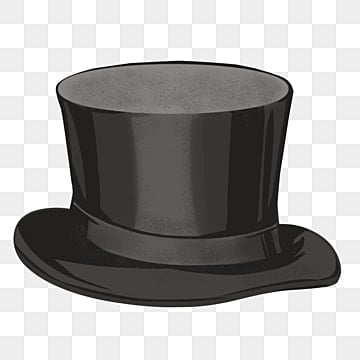
#> input picture AmazonCloneResources/hat.jpg, 360 x 360 px
$ python virtual_dressing_room.py
#> lines starting #> are read from the running program, lines starting #| are printed output that depends on the picture
import cv2
import numpy as np

# Load the virtual hat, shirt, and pant images
hat = cv2.imread('hat.jpg', -1)
#> hat is the input picture: shape (360, 360, 3); mean B, G, R 164.2, 165.4, 166.7
shirt = cv2.imread('shirt.png', -1)
pant = cv2.imread('pant.png', -1)
# Load the face cascade for face detection
face_cascade = cv2.CascadeClassifier(cv2.data.haarcascades + 'haarcascade_frontalface_default.xml')
upper_cascade = cv2.CascadeClassifier(cv2.data.haarcascades + 'haarcascade_upperbody.xml')
lower_cascade = cv2.CascadeClassifier(cv2.data.haarcascades + 'haarcascade_lowerbody.xml')

def overlay_image(background, overlay, x, y, h_target):
    h, w = overlay.shape[0:2]

    # Resize the overlay image to match the target height
    scale_factor = h_target / h
    overlay = cv2.resize(overlay, (int(w * scale_factor), int(h_target)))

    # If the overlay image has an alpha channel, use it
    if overlay.shape[2] == 4:
        alpha = overlay[:, :, 3] / 255.0
        for c in range(0, 3):
            background[y:y+h_target, x:x+overlay.shape[1], c] = (
                (1 - alpha) * background[y:y+h_target, x:x+overlay.shape[1], c] +
                alpha * overlay[:, :, c]
            )
    else:
        # If no alpha channel, simply overlay the RGB channels onto the background
        background[y:y+h_target, x:x+overlay.shape[1], 0:3] = overlay[:, :, 0:3]

# Open the camera
cap = cv2.VideoCapture(0)

while True:
    # Capture the frame
    ret, frame = cap.read()
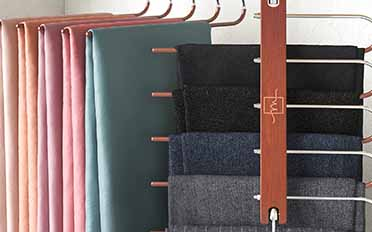
#> input picture AmazonCloneResources/box1_image.jpg, 372 x 232 px, given in place of the camera
#> frame is the input picture: shape (232, 372, 3); mean B, G, R 108.6, 109.6, 123.8

    # Convert the frame to grayscale for face detection
    gray = cv2.cvtColor(frame, cv2.COLOR_BGR2GRAY)
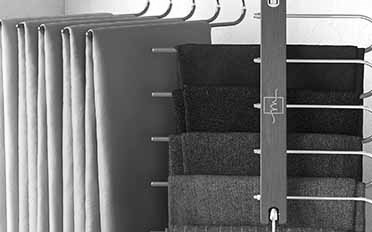
#> gray: shape (232, 372); min 0, max 255, mean 113.7

    # Detect faces in the frame
    faces = face_cascade.detectMultiScale(gray, scaleFactor=1.3, minNeighbors=5)
#> faces = ()
    upper_bodies = upper_cascade.detectMultiScale(gray, scaleFactor=1.3, minNeighbors=5)
#> upper_bodies = ()
    lower_bodies = lower_cascade.detectMultiScale(gray, scaleFactor=1.3, minNeighbors=5)
#> lower_bodies = ()

    total_detections = len(faces) + len(upper_bodies) + len(lower_bodies)
#> total_detections = 0

    # Calculate confidence level only if there are detections
    face_confidence = len(faces) / total_detections if total_detections > 0 else 0
#> face_confidence = 0

    print(f"Face Confidence: {face_confidence:.2f}")
#| Face Confidence: 0.00

    for (x, y, w, h) in faces:
        # Overlay the hat on the face
        overlay_image(frame, hat, x, y - int(h / 4), int(h / 2))
#> this loop made 0 passes

    if face_confidence > 0.5:  # Show virtual clothing if face is confidently detected
        for (x, y, w, h) in upper_bodies:
            # Overlay the shirt on the upper body
            overlay_image(frame, shirt, x, y, int(h * 0.8))  # Adjust the scaling factor as needed

        for (x, y, w, h) in lower_bodies:
            # Overlay the pant on the lower body
            overlay_image(frame, pant, x, y, int(h * 1.2))  # Adjust the scaling factor as needed

    # Display the frame
    cv2.imshow('Virtual Dressing Room', frame)

    # Exit the loop on 'q' key press
    if cv2.waitKey(1) & 0xFF == ord('q'):
#> (key q is pressed here)
        break

# Release the camera and close the window
cap.release()
cv2.destroyAllWindows()
